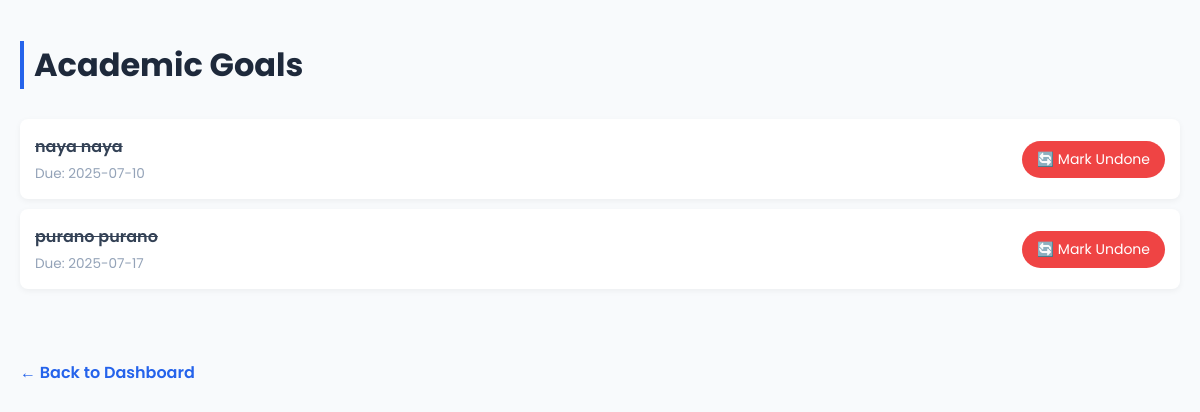
The app's page /goals, older data.
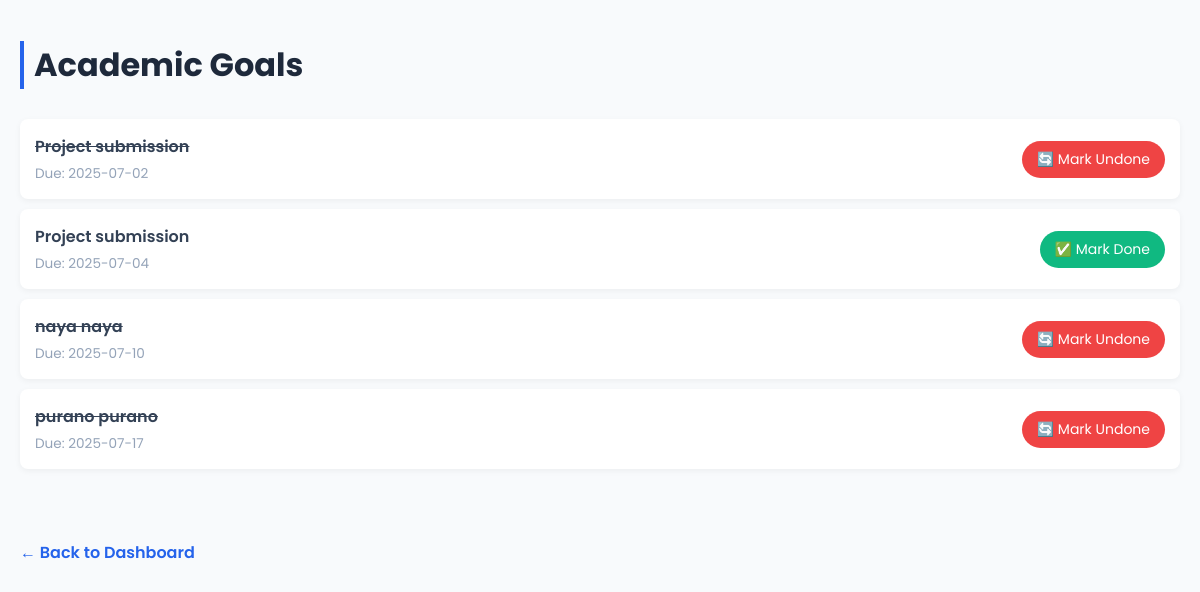
The same page, newer data.
### app.py (models this page shows)
class Goal(db.Model):
    id = db.Column(db.Integer, primary_key=True)
    description = db.Column(db.String(200), nullable=False)
    is_done = db.Column(db.Boolean, default=False)
    due_date = db.Column(db.Date)

### app.py (the view)
@app.route('/goals')
def view_goals():
    goals = Goal.query.order_by(Goal.due_date).all()
    return render_template('view_goals.html', goals=goals)

### templates/view_goals.html (shortened to what this page needs)
<!DOCTYPE html>
<html>
<head>
</head>
<body>
  <h1>Academic Goals</h1>
  <ul>
    {% for goal in goals %}
      <li>
        <div class="goal-content">
          <span class="goal-description {{ 'done' if goal.is_done else '' }}">
            {{ goal.description }}
          </span>
          <span class="goal-due-date">Due: {{ goal.due_date.strftime('%Y-%m-%d') }}</span>
        </div>
        <a href="{{ url_for('toggle_goal', goal_id=goal.id) }}" class="toggle-btn {% if goal.is_done %}done-btn{% endif %}">
          {% if goal.is_done %}
            <span>🔄 Mark Undone</span>
          {% else %}
            <span>✅ Mark Done</span>
          {% endif %}
        </a>
      </li>
    {% else %}
      <li>No goals added yet.</li>
    {% endfor %}
  </ul>
  <br>
  <a href="/" class="back-link">← Back to Dashboard</a>
</body>
</html>

Row changes from the older to the newer data that the page shows:
added Goal: description "Project submission", due_date "2025-07-02", is_done "🔄 Mark Undone"
added Goal: description "Project submission", due_date "2025-07-04", is_done "✅ Mark Done"
